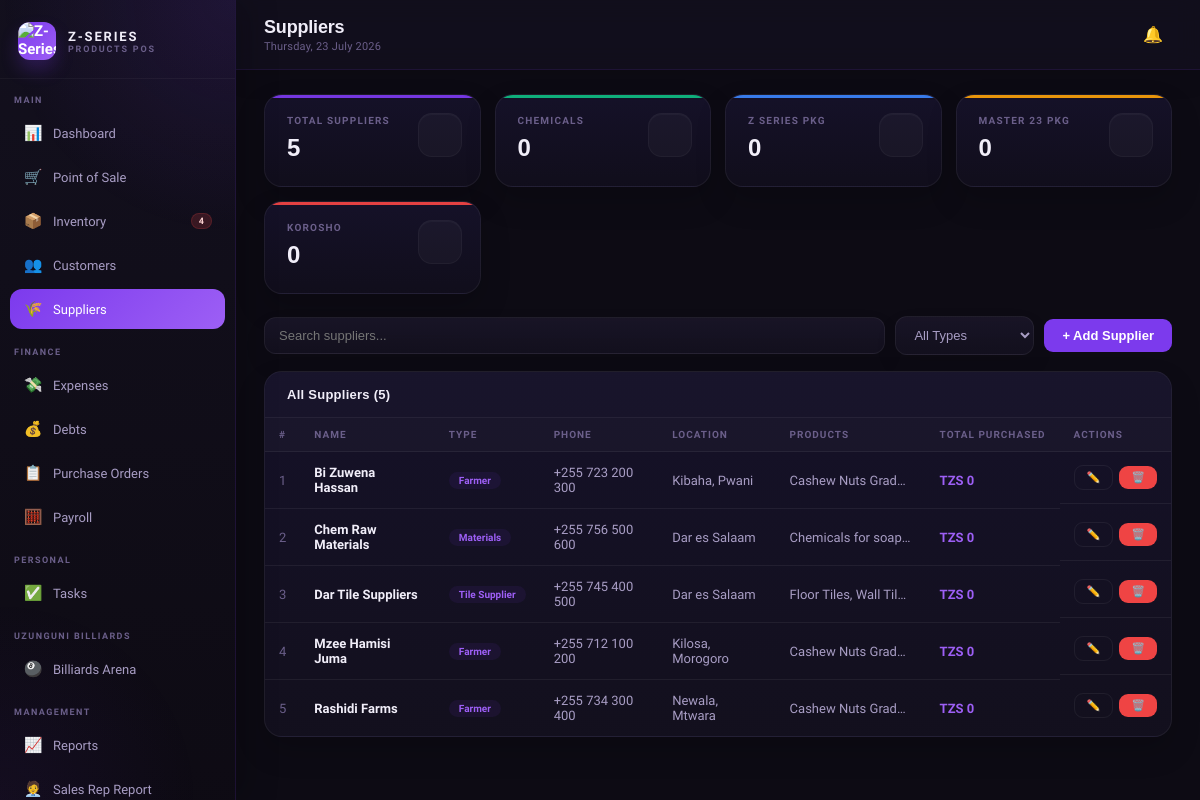
Page /suppliers.php (signed in) on the committed database.
### tables this page shows
CREATE TABLE suppliers (
  id INT AUTO_INCREMENT PRIMARY KEY,
  name VARCHAR(150) NOT NULL,
  type ENUM('farmer','tile_supplier','materials','other') DEFAULT 'other',
  phone VARCHAR(20),
  location VARCHAR(200),
  products_supplied TEXT,
  total_purchased DECIMAL(15,2) DEFAULT 0,
  status ENUM('active','inactive') DEFAULT 'active',
  created_at TIMESTAMP DEFAULT CURRENT_TIMESTAMP
);

### config.php (called while the page is built, shortened)
<?php
function sanitizeString($s, $maxLen = 1000) {
    $s = trim((string)$s);
    if ($maxLen > 0) $s = mb_substr($s, 0, $maxLen);
    return $s;
}
function tzs($amount) {
    return 'TZS ' . number_format($amount, 0, '.', ',');
}
?>

### suppliers.php (the view, shortened to what this page needs)
<?php
require_once 'includes/header.php';
$search = sanitizeString($_GET['search']??'', 100);
$where = ["status = 'active'"];
$stmt = $conn->prepare("SELECT * FROM suppliers WHERE " . implode(' AND ', $where) . " ORDER BY name");
$stmt->execute();
$suppliers = $stmt->get_result();
$stats = $conn->query("SELECT COUNT(*) as total, SUM(type='chemicals') as chemicals, SUM(type='z_series_pkg') as z_series, SUM(type='master_23_pkg') as master_23, SUM(type='korosho') as korosho FROM suppliers WHERE status='active'")->fetch_assoc();
?>
<div class="stats-grid">
  <div class="stat-card purple"><div class="stat-label">Total Suppliers</div><div class="stat-value"><?=$stats['total']?></div><div class="stat-icon"></div></div>
  <div class="stat-card green"><div class="stat-label">Chemicals</div><div class="stat-value"><?=$stats['chemicals']?></div><div class="stat-icon"></div></div>
  <div class="stat-card blue"><div class="stat-label">Z Series PKG</div><div class="stat-value"><?=$stats['z_series']?></div><div class="stat-icon"></div></div>
  <div class="stat-card amber"><div class="stat-label">Master 23 PKG</div><div class="stat-value"><?=$stats['master_23']?></div><div class="stat-icon"></div></div>
  <div class="stat-card red"><div class="stat-label">Korosho</div><div class="stat-value"><?=$stats['korosho']?></div><div class="stat-icon"></div></div>
</div>
<form method="GET" style="display:contents"><div class="filter-bar">
  <input class="filter-search" name="search" placeholder="Search suppliers..." value="<?=htmlspecialchars($search)?>"/>
  <select class="filter-select" name="type" onchange="this.form.submit()">
    <option value="">All Types</option>
  </select>
  <button type="button" class="btn btn-primary" onclick="openModal('add-supplier-modal')">+ Add Supplier</button>
</div></form>
<div class="card"><div class="card-header"><span class="card-title">All Suppliers (<?=$suppliers->num_rows?>)</span></div>
<div class="table-wrap"><table><thead><tr><th>#</th><th>Name</th><th>Type</th><th>Phone</th><th>Location</th><th>Products</th><th>Total Purchased</th><th>Actions</th></tr></thead>
<tbody><?php $i=1; while($s=$suppliers->fetch_assoc()):?>
<tr><td class="text-muted"><?=$i++?></td><td class="td-bold"><?=htmlspecialchars($s['name'])?></td>
<td><span class="badge badge-<?=$s['type']==='chemicals'?'success':($s['type']==='z_series_pkg'?'info':($s['type']==='master_23_pkg'?'warning':'purple'))?>"><?=ucwords(str_replace('_',' ',$s['type']))?></span></td>
<td><?=htmlspecialchars($s['phone'])?></td><td><?=htmlspecialchars($s['location'])?></td>
<td style="max-width:150px;overflow:hidden;text-overflow:ellipsis;white-space:nowrap"><?=htmlspecialchars($s['products_supplied']??'—')?></td>
<td class="text-purple"><?=tzs($s['total_purchased'])?></td>
<td style="display:flex;gap:6px;align-items:center">
  <button type="button" class="btn btn-outline btn-sm" title="Edit" aria-label="Edit" onclick='openEditSupplier(this)' data-id="<?=$s['id']?>" data-name="<?=htmlspecialchars($s['name'], ENT_QUOTES)?>" data-type="<?=htmlspecialchars($s['type'], ENT_QUOTES)?>" data-phone="<?=htmlspecialchars($s['phone'], ENT_QUOTES)?>" data-location="<?=htmlspecialchars($s['location'], ENT_QUOTES)?>" data-products="<?=htmlspecialchars($s['products_supplied'] ?? '', ENT_QUOTES)?>">✏️</button>
  <form method="POST" style="margin:0" data-confirm="Delete <?=htmlspecialchars($s['name'], ENT_QUOTES)?>? This cannot be undone."><button type="submit" class="btn btn-danger btn-sm" title="Delete" aria-label="Delete">🗑️</button></form>
</td></tr>
<?php endwhile; if($suppliers->num_rows===0): ?><tr><td colspan="8" style="text-align:center;padding:30px;color:var(--text3)">No suppliers found</td></tr><?php endif;?></tbody></table></div></div>
<?php require_once 'includes/footer.php'; ?>

### rows in the picture
suppliers: name "Bi Zuwena Hassan", type "Farmer", phone "+255 723 200 300", location "Kibaha, Pwani", products_supplied "Cashew Nuts Grad…", total_purchased "TZS 0"
suppliers: name "Chem Raw Materials", type "Materials", phone "+255 756 500 600", location "Dar es Salaam", products_supplied "Chemicals for soap…", total_purchased "TZS 0"
suppliers: name "Dar Tile Suppliers", type "Tile Supplier", phone "+255 745 400 500", location "Dar es Salaam", products_supplied "Floor Tiles, Wall Til…", total_purchased "TZS 0"
suppliers: name "Mzee Hamisi Juma", type "Farmer", phone "+255 712 100 200", location "Kilosa, Morogoro", products_supplied "Cashew Nuts Grad…", total_purchased "TZS 0"
suppliers: name "Rashidi Farms", type "Farmer", phone "+255 734 300 400", location "Newala, Mtwara", products_supplied "Cashew Nuts Grad…", total_purchased "TZS 0"

### other values in the picture
$low_stock_count "4"
$page_title "Suppliers"
$stats['total'] "5"
$stats['chemicals'] "0"
$stats['z_series'] "0"
$stats['master_23'] "0"
$stats['korosho'] "0"
$suppliers->num_rows "5"
